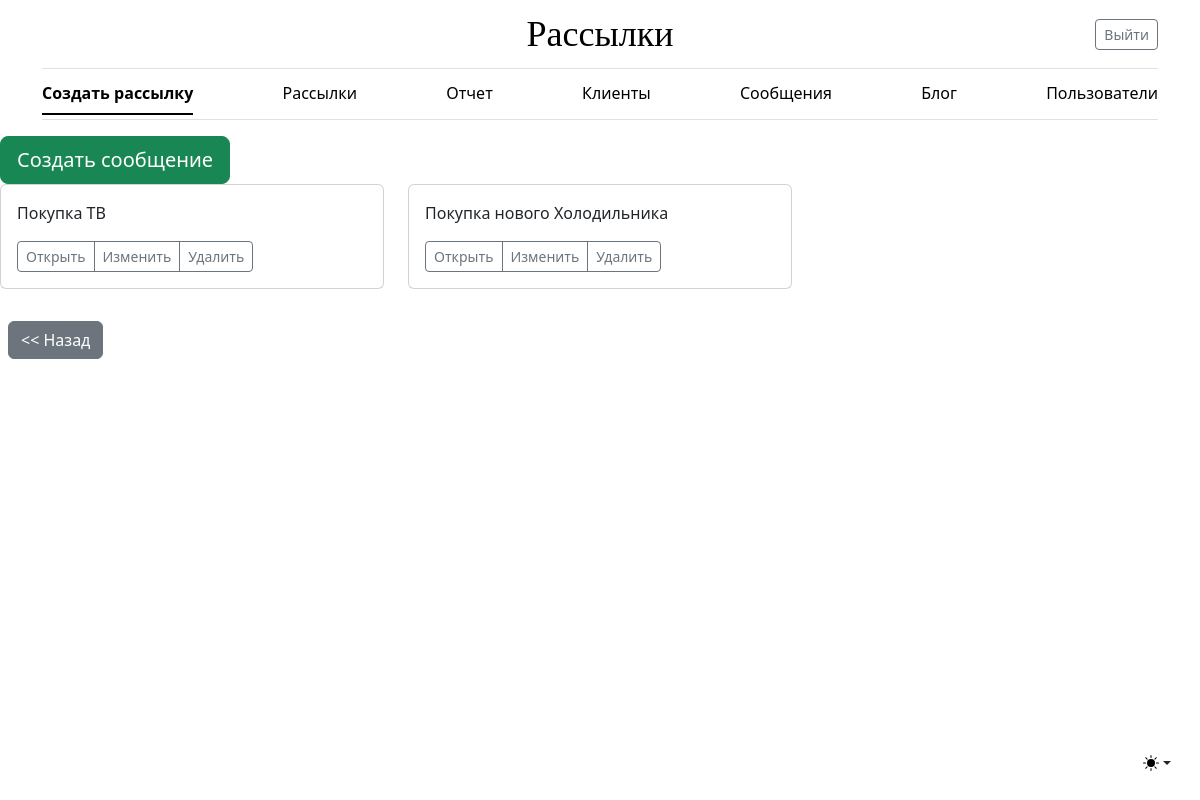
/message/ (signed in), run on the app's committed database.
### mailing/models.py (models this page shows, shortened)
class Message(models.Model):
    subject_message = models.CharField(max_length=255, **NULLABLE,
                                       verbose_name='Тема сообщения')
    message = models.TextField(**NULLABLE, verbose_name='Сообщение')
    owner = models.ForeignKey(settings.AUTH_USER_MODEL, on_delete=models.SET_NULL, **NULLABLE,
                              verbose_name='Владелец')
    class Meta:
        verbose_name = 'Сообщение'
        verbose_name_plural = 'Сообщения'

### mailing/views.py (the view)
# urls.py: path('message/', MessageListView.as_view(), name='message_list'),
class MessageListView(LoginRequiredMixin, ListView):
    model = Message
    def get_queryset(self):
        queryset = super().get_queryset()
        if not self.request.user.is_staff:
            queryset = queryset.filter(owner=self.request.user.pk)
        return queryset

### mailing/templates/mailing/message_list.html (shortened to what this page needs)
{% extends 'mailing/base.html' %}
{% block content %}
<a class="btn btn-success btn-lg"
   href="{% url 'mailing:message_create' %}"
   role="button">Создать сообщение
</a>
<div class="row">
    {% for object in object_list %}
        <div class="col-md-4">
            <div class="card mb-4 box-shadow">
                <div class="card-body">
                    <p class="card-text">{{ object.subject_message }}</p>
                    <div class="d-flex justify-content-between align-items-center">
                        <div class="btn-group">
                            <a href="{% url 'mailing:message_detail' object.pk %}"
                               class="btn btn-sm btn-outline-secondary">Открыть</a>
                            <a href="{% url 'mailing:message_update' object.pk %}"
                               class="btn btn-sm btn-outline-secondary">Изменить</a>
                            <a href="{% url 'mailing:message_delete' object.pk %}"
                               class="btn btn-sm btn-outline-secondary">Удалить</a>
                        </div>
                    </div>
                </div>
            </div>
        </div>
    {% endfor %}
</div>
<div class="col-12">
    <a href="{% url 'mailing:index_list' %}" class="btn btn-secondary m-2"><< Назад</a>
</div>
{% endblock %}

### data on the page
Message: subject_message "Покупка ТВ"
Message: subject_message "Покупка нового Холодильника"
